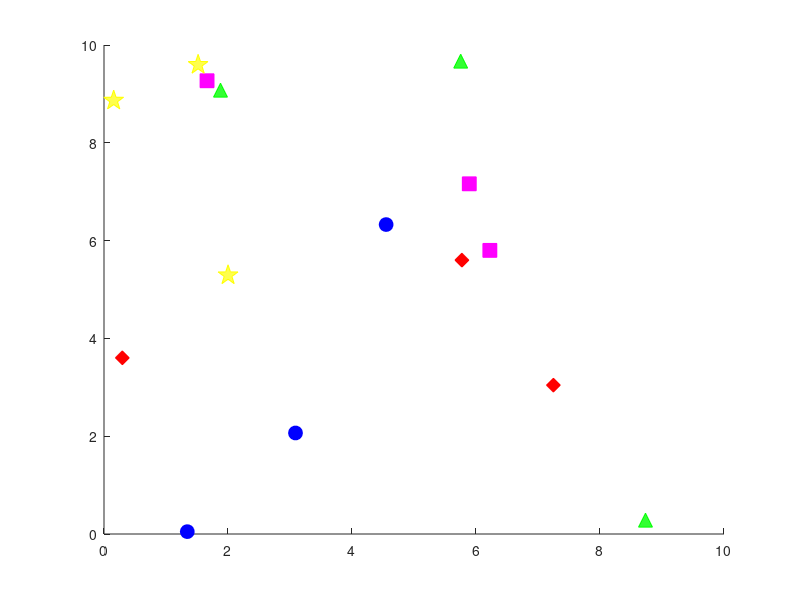

MATLAB code for this plot: (Note: this script raises an error after producing the figure.)
clear all;
%% generate 2D objects
truth_objects = rand(15,2)*10;
truth_objects(:,3) = mod(1:15, 5);
%truth_objects(:,3)=[1:5,1:5,1:5];
truth_objects(:,3) = 5*(truth_objects(:,3) == 0) + truth_objects(:,3);

%% plot 2D objects
figure; hold on; set(0,'DefaultLineMarkerSize',10)
for i=1:length(truth_objects)
    switch truth_objects(i,3)
        case 1 
            plot(truth_objects(i,1),truth_objects(i,2),'bo','MarkerFaceColor','b');            
        case 2
            plot(truth_objects(i,1),truth_objects(i,2),'rd','MarkerFaceColor','r');
        case 3
            plot(truth_objects(i,1),truth_objects(i,2),'ms','MarkerFaceColor','m');
        case 4
            plot(truth_objects(i,1),truth_objects(i,2),'g^','MarkerFaceColor',[0.2 1 0.2]);
        case 5
            plot(truth_objects(i,1),truth_objects(i,2),'yp','MarkerFaceColor',[1 1 0.3],...
                                'MarkerSize',15);
    end
end

%% draw trajectory
[x,y] = ginput();

%% generate odometry
%truth_traj=[];

% for i=2:length(x)
%     l = norm([x(i)-x(i-1) y(i)-y(i-1)]);
%     t=0:0.1:l;
%     xq=interp1([0 l],[x(i-1) x(i)],t,'spline');
%     yq=interp1([0 l],[y(i-1) y(i)],t,'spline');
%     truth_traj = [truth_traj; [xq' yq']];
% end

t= 1:length(x);
tq = 1:0.1:length(x);
slope0 = 0; slopeF = 0;
xq = spline(t, [slope0; x; slopeF], tq);
yq = spline(t, [slope0; y; slopeF], tq);
%figure; plot(x, y, 'o', xq, yq, ':.');
truth_traj = [xq' yq'];

for i=1:length(truth_traj)-1
    odoms(i,3)=atan2(truth_traj(i+1,2)-truth_traj(i,2),truth_traj(i+1,1)-truth_traj(i,1));
end

truth_traj = truth_traj(1:end-1,:);

odoms(end,3)=odoms(end-1,3);
odoms(:,1:2) = truth_traj(1:end,1:2);

truth_traj(1:end,3) = odoms(:,3);
truth_traj(end, 3) = truth_traj(end,3);

%%
for i=2:length(odoms)
    R = [cos(odoms(i,3)),sin(odoms(i,3)); -sin(odoms(i,3)) cos(odoms(i,3))];
    node_edge.dpos(:,i)= R'*(odoms(i,1:2)-odoms(i-1,1:2))';
    node_edge.dtheta(i) = odoms(i,3)-odoms(i-1,3);
end

%% generate object measurements
FOV=4; AOV=60/180*pi;
lm_edge.id1=[];
lm_edge.id2=[];
lm_edge.dpos=[];
lm_edge.label=[];
for i=2:length(odoms)
    dx=truth_objects(:,1)-odoms(i,1);
    dy=truth_objects(:,2)-odoms(i,2);
    dtheta = mod(atan2(dy,dx)-odoms(i,3)+pi,2*pi)-pi;
    R = [cos(odoms(i,3)),sin(odoms(i,3)); -sin(odoms(i,3)) cos(odoms(i,3))];
    idx = find((dx.^2+dy.^2)<FOV^2 & abs(dtheta)<AOV);
    dpos = R'*[dx';dy'];
    lm_edge.id1=[lm_edge.id1 repmat(i,1,length(idx))-1];
    lm_edge.id2=[lm_edge.id2 idx'];
    lm_edge.dpos=[lm_edge.dpos dpos(:,idx)];
    % Handle lm_edge label being 0.
    % ALternative will be to handle lm_edge being 0 when it is being used
    % as the index in the processor object
    
    lm_edge.label=[lm_edge.label truth_objects(idx,3)'];
end

%% save data as mat file
save('data/my_simulation_3.mat', 'AOV', 'FOV', 'lm_edge', 'node_edge', 'truth_objects', 'truth_traj');
